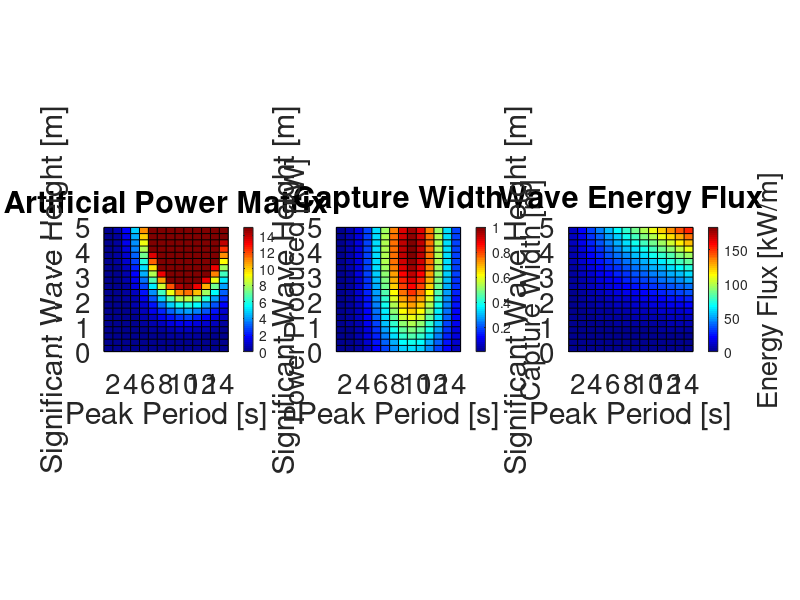

The MATLAB script that drew this image: (Note: this script raises an error after producing the figure.)
% created by Trent Dillon on May 30th 2018
% code visaulizes power matrices for WEC for hueristics

clear all, close all, clc
%% set parameters

if exist('wec','var')
    x0 = wec.Tpc;
    y0 = wec.Hsc;
    gaussWidth = wec.w;
    rated_power = wec.r;
    cw = wec.cw;
    eta_ct = wec.eta_ct;
else
    x0 = 9; %[s] peak period center
    y0 = 4; %[m] significant wave height center
    gaussWidth = 15;
    rated_power = 15000; %[watts]
    cw = 1; %[m] capture width (???)
    eta_ct = 0.6; %static conversion/transmission inefficiency
end

xmin = 1; %[s] energy period min
xmax = 15; %[s] energy period max
ymin = 0; %[m] significant wave height min
ymax = 5; %[m] significant wave height max
rho = 1020; %[kg/m^3]
g = 9.81; %[m/s^2]
y = ymin:.25:ymax;
x = xmin:xmax;

%% create power matrix using Gaussian Distribution

close all
waveflux = zeros(length(y),length(x));
cwmatrix = zeros(length(y),length(x));

%E = 1/16 * rho * g * Hs^2;
%cg = g.*Tp./(4*pi);
%E*cg = [w/m of crest length]

for i = 1:length(x)
    for j = 1:length(y)
        waveflux(j,i) = (1/(16*4*pi))*rho*g^2*y(j)^2*x(i);
        cwmatrix(j,i) = cw*exp(-1*((x(i)-x0)^2+(y(j)-y0)^2)/gaussWidth);
    end
end

powermatrix = eta_ct*waveflux.*cwmatrix;

%scale to rated power
% mpm = max(powermatrix(:));
% powermatrix = powermatrix*(rated_power/mpm);
powermatrix(powermatrix>rated_power) = rated_power;

%% visualize

close all

figure
subplot(1,3,1)
pc = pcolor(x,y,powermatrix/1000);
colormap jet
%set(pc, 'EdgeColor', 'none'); %remove edges to better visualize
c = colorbar;
ylabel(c,'Power Produced [kW]','Fontsize',20)
axis square
axis tight
title('Artificial Power Matrix','Fontsize',20)
ylabel('Significant Wave Height [m]','Fontsize',20)
xlabel('Peak Period [s]','Fontsize',20)
set(gca,'Fontsize',20)
subplot(1,3,2)
pc = pcolor(x,y,cwmatrix);
colormap jet
%set(pc, 'EdgeColor', 'none'); %remove edges to better visualize
c = colorbar;
ylabel(c,'Capture Width [m]','Fontsize',20)
axis square
axis tight
title('Capture Width','Fontsize',20)
ylabel('Significant Wave Height [m]','Fontsize',20)
xlabel('Peak Period [s]','Fontsize',20)
set(gca,'Fontsize',20)
subplot(1,3,3)
pc = pcolor(x,y,waveflux/1000);
colormap jet
%set(pc, 'EdgeColor', 'none'); %remove edges to better visualize
c = colorbar;
ylabel(c,'Energy Flux [kW/m]','Fontsize',20)
axis square
axis tight
title('Wave Energy Flux','Fontsize',20)
ylabel('Significant Wave Height [m]','Fontsize',20)
xlabel('Peak Period [s]','Fontsize',20)
set(gca,'Fontsize',20)
% hold on
% for ii=1:length(x)
%   for jj = 1:length(y)
%       text(x(ii),y(jj),num2str(powermatrix(ii,jj)))
%   end
% end

set(gcf, 'Position', [100, 100, 1400, 500])

clear c pc

%% power time series

load('WETSForecastMatrix')

FM = WETSForecastMatrix.FM_subset;

clear WETSForecastMatrix

if ~exist('wec','var')
    wec.Hsc = y0;    %height center
    wec.Tpc = x0;    %period center
    wec.w = gaussWidth;     %width of normal dist
    wec.r = rated_power;   %rated (max) power of device
    wec.cw = cw;     %capture width at peak
    wec.eta_ct = eta_ct; %conversion efficiency
end

power_wec = zeros(size(FM,2),1);
power_amp = zeros(size(FM,2),1);
for i = 1:size(FM,2)
    power_wec(i) = powerFromWEC(FM(1,i,2),FM(1,i,3),wec);
    power_amp(i) = powerToAMP(power_wec(i));
end

figure
ax(1) = subplot(2,1,1);
plot(datetime(FM(1,:,1),'ConvertFrom','datenum'),power_wec/1000,'r');
grid on
ylabel('Power [kW]')
xlabel('Time')
title('Power Generated by WEC')
ax(2) = subplot(2,1,2);
plot(datetime(FM(1,:,1),'ConvertFrom','datenum'),power_amp/1000,'b');
grid on
ylabel('Power [kW]')
xlabel('Time')
title('Power Sent to AMP')
linkaxes(ax,'xy')


%% save

%save('powermatrix_normaldist','powermatrix')
